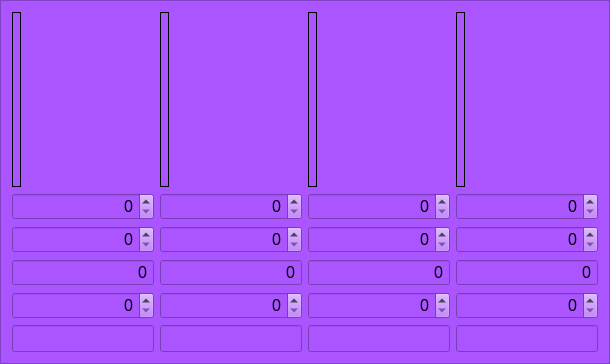
               <widget class="QFrame" name="frame_epic">
                <property name="sizePolicy">
                 <sizepolicy hsizetype="Preferred" vsizetype="MinimumExpanding">
                  <horstretch>0</horstretch>
                  <verstretch>0</verstretch>
                 </sizepolicy>
                </property>
                <property name="styleSheet">
                 <string notr="true">background-color: rgb(170, 85, 255)</string>
                </property>
                <property name="frameShape">
                 <enum>QFrame::StyledPanel</enum>
                </property>
                <property name="frameShadow">
                 <enum>QFrame::Raised</enum>
                </property>
                <layout class="QHBoxLayout" name="horizontalLayout_3">
                 <item>
                  <layout class="QVBoxLayout" name="verticalLayout_8">
                   <item>
                    <widget class="QLabel" name="e4_pic">
                     <property name="sizePolicy">
                      <sizepolicy hsizetype="Fixed" vsizetype="Fixed">
                       <horstretch>0</horstretch>
                       <verstretch>0</verstretch>
                      </sizepolicy>
                     </property>
                     <property name="minimumSize">
                      <size>
                       <width>0</width>
                       <height>175</height>
                      </size>
                     </property>
                     <property name="frameShape">
                      <enum>QFrame::Box</enum>
                     </property>
                     <property name="text">
                      <string/>
                     </property>
                     <property name="pixmap">
                      <pixmap resource="../img/img_files.qrc">:/img_moon_rabbit/E4.png</pixmap>
                     </property>
                     <property name="scaledContents">
                      <bool>true</bool>
                     </property>
                     <property name="alignment">
                      <set>Qt::AlignCenter</set>
                     </property>
                    </widget>
                   </item>
                   <item>
                    <widget class="QDoubleSpinBox" name="sb_e4_atual">
                     <property name="sizePolicy">
                      <sizepolicy hsizetype="MinimumExpanding" vsizetype="Maximum">
                       <horstretch>0</horstretch>
                       <verstretch>0</verstretch>
                      </sizepolicy>
                     </property>
                     <property name="font">
                      <font>
                       <pointsize>12</pointsize>
                      </font>
                     </property>
                     <property name="alignment">
                      <set>Qt::AlignRight|Qt::AlignTrailing|Qt::AlignVCenter</set>
                     </property>
                     <property name="accelerated">
                      <bool>true</bool>
                     </property>
                     <property name="showGroupSeparator" stdset="0">
                      <bool>true</bool>
                     </property>
                     <property name="decimals">
                      <number>0</number>
                     </property>
                     <property name="maximum">
                      <double>10000000.000000000000000</double>
                     </property>
                    </widget>
                   </item>
                   <item>
                    <widget class="QDoubleSpinBox" name="sb_e4_wanted">
                     <property name="sizePolicy">
                      <sizepolicy hsizetype="MinimumExpanding" vsizetype="Maximum">
                       <horstretch>0</horstretch>
                       <verstretch>0</verstretch>
                      </sizepolicy>
                     </property>
                     <property name="font">
                      <font>
                       <pointsize>12</pointsize>
                      </font>
                     </property>
                     <property name="alignment">
                      <set>Qt::AlignRight|Qt::AlignTrailing|Qt::AlignVCenter</set>
                     </property>
                     <property name="accelerated">
                      <bool>true</bool>
                     </property>
                     <property name="showGroupSeparator" stdset="0">
                      <bool>true</bool>
                     </property>
                     <property name="decimals">
                      <number>0</number>
                     </property>
                     <property name="maximum">
                      <double>10000000.000000000000000</double>
                     </property>
                    </widget>
                   </item>
                   <item>
                    <widget class="QDoubleSpinBox" name="sb_e4_needed">
                     <property name="sizePolicy">
                      <sizepolicy hsizetype="MinimumExpanding" vsizetype="Maximum">
                       <horstretch>0</horstretch>
                       <verstretch>0</verstretch>
                      </sizepolicy>
                     </property>
                     <property name="font">
                      <font>
                       <pointsize>12</pointsize>
                      </font>
                     </property>
                     <property name="focusPolicy">
                      <enum>Qt::NoFocus</enum>
                     </property>
                     <property name="alignment">
                      <set>Qt::AlignRight|Qt::AlignTrailing|Qt::AlignVCenter</set>
                     </property>
                     <property name="readOnly">
                      <bool>true</bool>
                     </property>
                     <property name="buttonSymbols">
                      <enum>QAbstractSpinBox::NoButtons</enum>
                     </property>
                     <property name="accelerated">
                      <bool>true</bool>
                     </property>
                     <property name="showGroupSeparator" stdset="0">
                      <bool>true</bool>
                     </property>
                     <property name="decimals">
                      <number>0</number>
                     </property>
                     <property name="maximum">
                      <double>9999999999999999635896294965248.000000000000000</double>
                     </property>
                    </widget>
                   </item>
                   <item>
                    <widget class="QSpinBox" name="sb_e4_rate">
                     <property name="sizePolicy">
                      <sizepolicy hsizetype="MinimumExpanding" vsizetype="Maximum">
                       <horstretch>0</horstretch>
                       <verstretch>0</verstretch>
                      </sizepolicy>
                     </property>
                     <property name="font">
                      <font>
                       <pointsize>12</pointsize>
                      </font>
                     </property>
                     <property name="alignment">
                      <set>Qt::AlignRight|Qt::AlignTrailing|Qt::AlignVCenter</set>
                     </property>
                     <property name="maximum">
                      <number>10000000</number>
                     </property>
                    </widget>
                   </item>
                   <item>
                    <widget class="QLineEdit" name="le_e4_time">
                     <property name="sizePolicy">
                      <sizepolicy hsizetype="Minimum" vsizetype="Maximum">
                       <horstretch>0</horstretch>
                       <verstretch>0</verstretch>
                      </sizepolicy>
                     </property>
                     <property name="font">
                      <font>
                       <pointsize>12</pointsize>
                      </font>
                     </property>
                     <property name="alignment">
                      <set>Qt::AlignRight|Qt::AlignTrailing|Qt::AlignVCenter</set>
                     </property>
                     <property name="readOnly">
                      <bool>true</bool>
                     </property>
                    </widget>
                   </item>
                  </layout>
                 </item>
                 <item>
                  <layout class="QVBoxLayout" name="verticalLayout_7">
                   <item>
                    <widget class="QLabel" name="e3_pic">
                     <property name="sizePolicy">
                      <sizepolicy hsizetype="Fixed" vsizetype="Fixed">
                       <horstretch>0</horstretch>
                       <verstretch>0</verstretch>
                      </sizepolicy>
                     </property>
                     <property name="minimumSize">
                      <size>
                       <width>0</width>
                       <height>175</height>
                      </size>
                     </property>
                     <property name="frameShape">
                      <enum>QFrame::Box</enum>
                     </property>
                     <property name="text">
                      <string/>
                     </property>
                     <property name="pixmap">
                      <pixmap resource="../img/img_files.qrc">:/img_moon_rabbit/E3.png</pixmap>
                     </property>
                     <property name="scaledContents">
                      <bool>true</bool>
                     </property>
                     <property name="alignment">
                      <set>Qt::AlignCenter</set>
                     </property>
                    </widget>
                   </item>
                   <item>
                    <widget class="QDoubleSpinBox" name="sb_e3_atual">
                     <property name="sizePolicy">
                      <sizepolicy hsizetype="MinimumExpanding" vsizetype="Maximum">
                       <horstretch>0</horstretch>
                       <verstretch>0</verstretch>
                      </sizepolicy>
                     </property>
                     <property name="font">
                      <font>
                       <pointsize>12</pointsize>
                      </font>
                     </property>
                     <property name="alignment">
                      <set>Qt::AlignRight|Qt::AlignTrailing|Qt::AlignVCenter</set>
                     </property>
                     <property name="accelerated">
                      <bool>true</bool>
                     </property>
                     <property name="showGroupSeparator" stdset="0">
                      <bool>true</bool>
                     </property>
                     <property name="decimals">
                      <number>0</number>
                     </property>
                     <property name="maximum">
                      <double>10000000.000000000000000</double>
                     </property>
                    </widget>
                   </item>
                   <item>
                    <widget class="QDoubleSpinBox" name="sb_e3_wanted">
                     <property name="sizePolicy">
                      <sizepolicy hsizetype="MinimumExpanding" vsizetype="Maximum">
                       <horstretch>0</horstretch>
                       <verstretch>0</verstretch>
                      </sizepolicy>
                     </property>
                     <property name="font">
                      <font>
                       <pointsize>12</pointsize>
                      </font>
                     </property>
                     <property name="alignment">
                      <set>Qt::AlignRight|Qt::AlignTrailing|Qt::AlignVCenter</set>
                     </property>
                     <property name="accelerated">
                      <bool>true</bool>
                     </property>
                     <property name="showGroupSeparator" stdset="0">
                      <bool>true</bool>
                     </property>
                     <property name="decimals">
                      <number>0</number>
                     </property>
                     <property name="maximum">
                      <double>10000000.000000000000000</double>
                     </property>
                    </widget>
                   </item>
                   <item>
                    <widget class="QDoubleSpinBox" name="sb_e3_needed">
                     <property name="sizePolicy">
                      <sizepolicy hsizetype="MinimumExpanding" vsizetype="Maximum">
                       <horstretch>0</horstretch>
                       <verstretch>0</verstretch>
                      </sizepolicy>
                     </property>
                     <property name="font">
                      <font>
                       <pointsize>12</pointsize>
                      </font>
                     </property>
                     <property name="focusPolicy">
                      <enum>Qt::NoFocus</enum>
                     </property>
                     <property name="alignment">
                      <set>Qt::AlignRight|Qt::AlignTrailing|Qt::AlignVCenter</set>
                     </property>
                     <property name="readOnly">
                      <bool>true</bool>
                     </property>
                     <property name="buttonSymbols">
                      <enum>QAbstractSpinBox::NoButtons</enum>
                     </property>
                     <property name="accelerated">
                      <bool>true</bool>
                     </property>
                     <property name="showGroupSeparator" stdset="0">
                      <bool>true</bool>
                     </property>
                     <property name="decimals">
                      <number>0</number>
                     </property>
                     <property name="maximum">
                      <double>100000000000000005366162204393472.000000000000000</double>
                     </property>
                    </widget>
                   </item>
                   <item>
                    <widget class="QSpinBox" name="sb_e3_rate">
                     <property name="sizePolicy">
                      <sizepolicy hsizetype="MinimumExpanding" vsizetype="Maximum">
                       <horstretch>0</horstretch>
                       <verstretch>0</verstretch>
                      </sizepolicy>
                     </property>
                     <property name="font">
                      <font>
                       <pointsize>12</pointsize>
                      </font>
                     </property>
                     <property name="alignment">
                      <set>Qt::AlignRight|Qt::AlignTrailing|Qt::AlignVCenter</set>
                     </property>
                     <property name="maximum">
                      <number>10000000</number>
                     </property>
                    </widget>
                   </item>
                   <item>
                    <widget class="QLineEdit" name="le_e3_time">
                     <property name="sizePolicy">
                      <sizepolicy hsizetype="Minimum" vsizetype="Maximum">
                       <horstretch>0</horstretch>
                       <verstretch>0</verstretch>
                      </sizepolicy>
                     </property>
                     <property name="font">
                      <font>
                       <pointsize>12</pointsize>
                      </font>
                     </property>
                     <property name="alignment">
                      <set>Qt::AlignRight|Qt::AlignTrailing|Qt::AlignVCenter</set>
                     </property>
                     <property name="readOnly">
                      <bool>true</bool>
                     </property>
                    </widget>
                   </item>
                  </layout>
                 </item>
                 <item>
                  <layout class="QVBoxLayout" name="verticalLayout_6">
                   <item>
                    <widget class="QLabel" name="e2_pic">
                     <property name="sizePolicy">
                      <sizepolicy hsizetype="Fixed" vsizetype="Fixed">
                       <horstretch>0</horstretch>
                       <verstretch>0</verstretch>
                      </sizepolicy>
                     </property>
                     <property name="minimumSize">
                      <size>
                       <width>0</width>
                       <height>175</height>
                      </size>
                     </property>
                     <property name="frameShape">
                      <enum>QFrame::Box</enum>
                     </property>
                     <property name="text">
                      <string/>
                     </property>
                     <property name="pixmap">
                      <pixmap resource="../img/img_files.qrc">:/img_moon_rabbit/E2.png</pixmap>
                     </property>
                     <property name="scaledContents">
                      <bool>true</bool>
                     </property>
                     <property name="alignment">
                      <set>Qt::AlignCenter</set>
                     </property>
                    </widget>
                   </item>
                   <item>
                    <widget class="QDoubleSpinBox" name="sb_e2_atual">
                     <property name="sizePolicy">
                      <sizepolicy hsizetype="MinimumExpanding" vsizetype="Maximum">
                       <horstretch>0</horstretch>
                       <verstretch>0</verstretch>
                      </sizepolicy>
                     </property>
                     <property name="font">
                      <font>
                       <pointsize>12</pointsize>
                      </font>
                     </property>
                     <property name="focusPolicy">
                      <enum>Qt::WheelFocus</enum>
                     </property>
                     <property name="alignment">
                      <set>Qt::AlignRight|Qt::AlignTrailing|Qt::AlignVCenter</set>
                     </property>
                     <property name="accelerated">
                      <bool>true</bool>
                     </property>
                     <property name="showGroupSeparator" stdset="0">
                      <bool>true</bool>
                     </property>
                     <property name="decimals">
                      <number>0</number>
                     </property>
                     <property name="maximum">
                      <double>10000000.000000000000000</double>
                     </property>
                    </widget>
                   </item>
                   <item>
                    <widget class="QDoubleSpinBox" name="sb_e2_wanted">
                     <property name="sizePolicy">
                      <sizepolicy hsizetype="MinimumExpanding" vsizetype="Maximum">
                       <horstretch>0</horstretch>
                       <verstretch>0</verstretch>
                      </sizepolicy>
                     </property>
                     <property name="font">
                      <font>
                       <pointsize>12</pointsize>
                      </font>
                     </property>
                     <property name="alignment">
                      <set>Qt::AlignRight|Qt::AlignTrailing|Qt::AlignVCenter</set>
                     </property>
                     <property name="accelerated">
                      <bool>true</bool>
                     </property>
                     <property name="showGroupSeparator" stdset="0">
                      <bool>true</bool>
                     </property>
                     <property name="decimals">
                      <number>0</number>
                     </property>
                     <property name="maximum">
                      <double>10000000.000000000000000</double>
                     </property>
                    </widget>
                   </item>
                   <item>
                    <widget class="QDoubleSpinBox" name="sb_e2_needed">
                     <property name="sizePolicy">
                      <sizepolicy hsizetype="MinimumExpanding" vsizetype="Maximum">
                       <horstretch>0</horstretch>
                       <verstretch>0</verstretch>
                      </sizepolicy>
                     </property>
                     <property name="font">
                      <font>
                       <pointsize>12</pointsize>
                      </font>
                     </property>
                     <property name="focusPolicy">
                      <enum>Qt::NoFocus</enum>
                     </property>
                     <property name="alignment">
                      <set>Qt::AlignRight|Qt::AlignTrailing|Qt::AlignVCenter</set>
                     </property>
                     <property name="readOnly">
                      <bool>true</bool>
                     </property>
                     <property name="buttonSymbols">
                      <enum>QAbstractSpinBox::NoButtons</enum>
                     </property>
                     <property name="accelerated">
                      <bool>true</bool>
                     </property>
                     <property name="showGroupSeparator" stdset="0">
                      <bool>true</bool>
                     </property>
                     <property name="decimals">
                      <number>0</number>
                     </property>
                     <property name="maximum">
                      <double>99999999999999991611392.000000000000000</double>
                     </property>
                    </widget>
                   </item>
                   <item>
                    <widget class="QSpinBox" name="sb_e2_rate">
                     <property name="sizePolicy">
                      <sizepolicy hsizetype="MinimumExpanding" vsizetype="Maximum">
                       <horstretch>0</horstretch>
                       <verstretch>0</verstretch>
                      </sizepolicy>
                     </property>
                     <property name="font">
                      <font>
                       <pointsize>12</pointsize>
                      </font>
                     </property>
                     <property name="alignment">
                      <set>Qt::AlignRight|Qt::AlignTrailing|Qt::AlignVCenter</set>
                     </property>
                     <property name="maximum">
                      <number>10000000</number>
                     </property>
                    </widget>
                   </item>
                   <item>
                    <widget class="QLineEdit" name="le_e2_time">
                     <property name="sizePolicy">
                      <sizepolicy hsizetype="Minimum" vsizetype="Maximum">
                       <horstretch>0</horstretch>
                       <verstretch>0</verstretch>
                      </sizepolicy>
                     </property>
                     <property name="font">
                      <font>
                       <pointsize>12</pointsize>
                      </font>
                     </property>
                     <property name="alignment">
                      <set>Qt::AlignRight|Qt::AlignTrailing|Qt::AlignVCenter</set>
                     </property>
                     <property name="readOnly">
                      <bool>true</bool>
                     </property>
                    </widget>
                   </item>
                  </layout>
                 </item>
                 <item>
                  <layout class="QVBoxLayout" name="verticalLayout_5">
                   <item>
                    <widget class="QLabel" name="e1_pic">
                     <property name="sizePolicy">
                      <sizepolicy hsizetype="Fixed" vsizetype="Fixed">
                       <horstretch>0</horstretch>
                       <verstretch>0</verstretch>
                      </sizepolicy>
                     </property>
                     <property name="minimumSize">
                      <size>
                       <width>0</width>
                       <height>175</height>
                      </size>
                     </property>
                     <property name="frameShape">
                      <enum>QFrame::Box</enum>
                     </property>
                     <property name="text">
                      <string/>
                     </property>
                     <property name="pixmap">
                      <pixmap resource="../img/img_files.qrc">:/img_moon_rabbit/E1.png</pixmap>
                     </property>
                     <property name="scaledContents">
                      <bool>true</bool>
                     </property>
                     <property name="alignment">
                      <set>Qt::AlignCenter</set>
                     </property>
                    </widget>
                   </item>
                   <item>
                    <widget class="QDoubleSpinBox" name="sb_e1_atual">
                     <property name="sizePolicy">
                      <sizepolicy hsizetype="MinimumExpanding" vsizetype="Maximum">
                       <horstretch>0</horstretch>
                       <verstretch>0</verstretch>
                      </sizepolicy>
                     </property>
                     <property name="font">
                      <font>
                       <pointsize>12</pointsize>
                      </font>
                     </property>
                     <property name="alignment">
                      <set>Qt::AlignRight|Qt::AlignTrailing|Qt::AlignVCenter</set>
                     </property>
                     <property name="accelerated">
                      <bool>true</bool>
                     </property>
                     <property name="showGroupSeparator" stdset="0">
                      <bool>true</bool>
                     </property>
                     <property name="decimals">
                      <number>0</number>
                     </property>
                     <property name="maximum">
                      <double>10000000.000000000000000</double>
                     </property>
                    </widget>
                   </item>
                   <item>
                    <widget class="QDoubleSpinBox" name="sb_e1_wanted">
                     <property name="sizePolicy">
                      <sizepolicy hsizetype="MinimumExpanding" vsizetype="Maximum">
                       <horstretch>0</horstretch>
                       <verstretch>0</verstretch>
                      </sizepolicy>
                     </property>
                     <property name="font">
                      <font>
                       <pointsize>12</pointsize>
                      </font>
                     </property>
                     <property name="alignment">
                      <set>Qt::AlignRight|Qt::AlignTrailing|Qt::AlignVCenter</set>
                     </property>
                     <property name="accelerated">
                      <bool>true</bool>
                     </property>
                     <property name="showGroupSeparator" stdset="0">
                      <bool>true</bool>
                     </property>
                     <property name="decimals">
                      <number>0</number>
                     </property>
                     <property name="maximum">
                      <double>10000000.000000000000000</double>
                     </property>
                    </widget>
                   </item>
                   <item>
                    <widget class="QDoubleSpinBox" name="sb_e1_needed">
                     <property name="sizePolicy">
                      <sizepolicy hsizetype="MinimumExpanding" vsizetype="Maximum">
                       <horstretch>0</horstretch>
                       <verstretch>0</verstretch>
                      </sizepolicy>
                     </property>
                     <property name="font">
                      <font>
                       <pointsize>12</pointsize>
                      </font>
                     </property>
                     <property name="focusPolicy">
                      <enum>Qt::NoFocus</enum>
                     </property>
                     <property name="alignment">
                      <set>Qt::AlignRight|Qt::AlignTrailing|Qt::AlignVCenter</set>
                     </property>
                     <property name="readOnly">
                      <bool>true</bool>
                     </property>
                     <property name="buttonSymbols">
                      <enum>QAbstractSpinBox::NoButtons</enum>
                     </property>
                     <property name="accelerated">
                      <bool>true</bool>
                     </property>
                     <property name="showGroupSeparator" stdset="0">
                      <bool>true</bool>
                     </property>
                     <property name="decimals">
                      <number>0</number>
                     </property>
                     <property name="maximum">
                      <double>9999999999999999635896294965248.000000000000000</double>
                     </property>
                    </widget>
                   </item>
                   <item>
                    <widget class="QSpinBox" name="sb_e1_rate">
                     <property name="sizePolicy">
                      <sizepolicy hsizetype="MinimumExpanding" vsizetype="Maximum">
                       <horstretch>0</horstretch>
                       <verstretch>0</verstretch>
                      </sizepolicy>
                     </property>
                     <property name="font">
                      <font>
                       <pointsize>12</pointsize>
                      </font>
                     </property>
                     <property name="alignment">
                      <set>Qt::AlignRight|Qt::AlignTrailing|Qt::AlignVCenter</set>
                     </property>
                     <property name="maximum">
                      <number>10000000</number>
                     </property>
                    </widget>
                   </item>
                   <item>
                    <widget class="QLineEdit" name="le_e1_time">
                     <property name="sizePolicy">
                      <sizepolicy hsizetype="Minimum" vsizetype="Maximum">
                       <horstretch>0</horstretch>
                       <verstretch>0</verstretch>
                      </sizepolicy>
                     </property>
                     <property name="font">
                      <font>
                       <pointsize>12</pointsize>
                      </font>
                     </property>
                     <property name="alignment">
                      <set>Qt::AlignRight|Qt::AlignTrailing|Qt::AlignVCenter</set>
                     </property>
                     <property name="readOnly">
                      <bool>true</bool>
                     </property>
                    </widget>
                   </item>
                  </layout>
                 </item>
                </layout>
               </widget>
